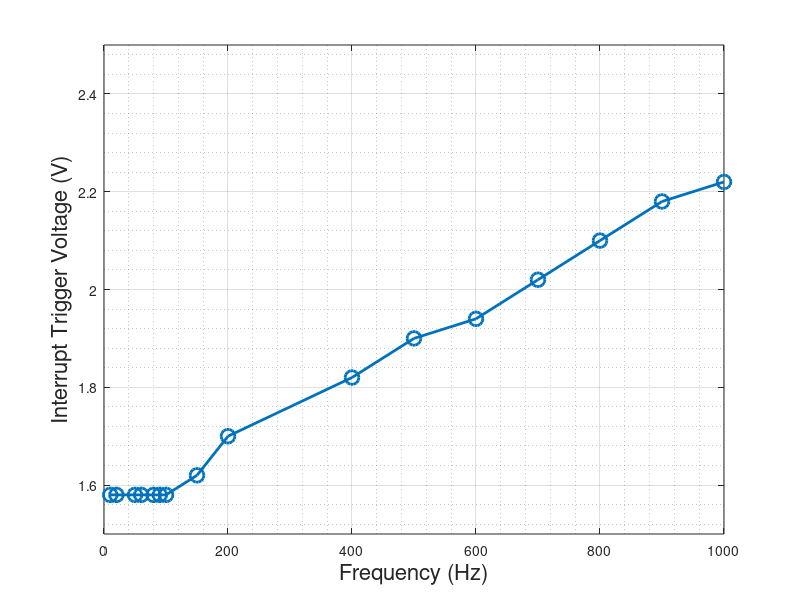

This figure's MATLAB source:



Frequency = [
    10
    20
    50
    60
    80
    90
    100
    150
    200
    400
    500
    600
    700
    800
    900
    1000];

Trigger = [
    1.58
    1.58
    1.58
    1.58
    1.58
    1.58
    1.58
    1.62
    1.7
    1.82
    1.9
    1.94
    2.02
    2.1
    2.18
    2.22];

% subplot(2,1,1);
plot(Frequency, Trigger, '-o',...
    'LineWidth',2,...
    'MarkerSize',10);
grid on
grid minor
axis([0 1000 1.5 2.5]);
xlabel('Frequency (Hz)','FontSize', 16);
% title('Force Sensitive Resistor vs Error','FontSize', 20)
ylabel('Interrupt Trigger Voltage (V)','FontSize', 16);

Frequency1 = [ 100 150 200 400 500 600 700 800 900 1000];

Trigger1 = [1.58 1.62 1.7 1.82 1.9 1.94 2.02 2.1 2.18 2.22];

% subplot(2,1,2);
% plot(Frequency1, Trigger1, '-o',...
%     'LineWidth',2,...
%     'MarkerSize',10);
% axis([0 1000 1.5 2.5]);
% grid on
% grid minor
% xlabel('Frequency (Hz)','FontSize', 16);
% % title('Force Sensitive Resistor vs Error','FontSize', 20)
% ylabel('Interrupt Trigger Voltage (V)','FontSize', 16);


